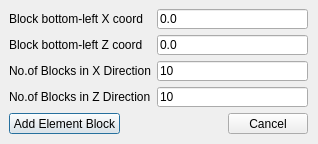
<?xml version="1.0" encoding="UTF-8"?>
<ui version="4.0">
 <class>Dialog</class>
 <widget class="QDialog" name="Dialog">
  <property name="geometry">
   <rect>
    <x>0</x>
    <y>0</y>
    <width>318</width>
    <height>144</height>
   </rect>
  </property>
  <property name="windowTitle">
   <string>Add Element Block</string>
  </property>
  <widget class="QWidget" name="formLayoutWidget">
   <property name="geometry">
    <rect>
     <x>9</x>
     <y>9</y>
     <width>299</width>
     <height>125</height>
    </rect>
   </property>
   <layout class="QFormLayout" name="formLayout">
    <item row="0" column="0">
     <widget class="QLabel" name="label">
      <property name="text">
       <string>Block bottom-left X coord</string>
      </property>
     </widget>
    </item>
    <item row="0" column="1">
     <widget class="QLineEdit" name="Xcoord">
      <property name="text">
       <string>0.0</string>
      </property>
     </widget>
    </item>
    <item row="1" column="0">
     <widget class="QLabel" name="label_2">
      <property name="text">
       <string>Block bottom-left Z coord</string>
      </property>
     </widget>
    </item>
    <item row="1" column="1">
     <widget class="QLineEdit" name="Zcoord">
      <property name="text">
       <string>0.0</string>
      </property>
     </widget>
    </item>
    <item row="2" column="0">
     <widget class="QLabel" name="label_3">
      <property name="text">
       <string>No.of Blocks in X Direction</string>
      </property>
     </widget>
    </item>
    <item row="2" column="1">
     <widget class="QLineEdit" name="nBlockX">
      <property name="text">
       <string>10</string>
      </property>
     </widget>
    </item>
    <item row="3" column="0">
     <widget class="QLabel" name="label_4">
      <property name="text">
       <string>No.of Blocks in Z Direction</string>
      </property>
     </widget>
    </item>
    <item row="3" column="1">
     <widget class="QLineEdit" name="nBlockZ">
      <property name="text">
       <string>10</string>
      </property>
     </widget>
    </item>
    <item row="4" column="0">
     <widget class="QPushButton" name="pushButton">
      <property name="text">
       <string>Add Element Block</string>
      </property>
     </widget>
    </item>
    <item row="4" column="1">
     <widget class="QDialogButtonBox" name="buttonBox">
      <property name="standardButtons">
       <set>QDialogButtonBox::Cancel</set>
      </property>
     </widget>
    </item>
   </layout>
  </widget>
 </widget>
 <resources/>
 <connections/>
</ui>
